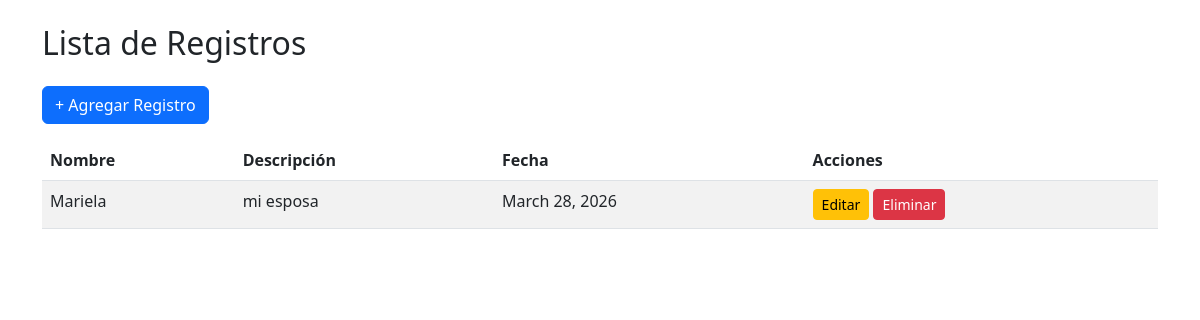
Before: / (signed in) with the older database file.
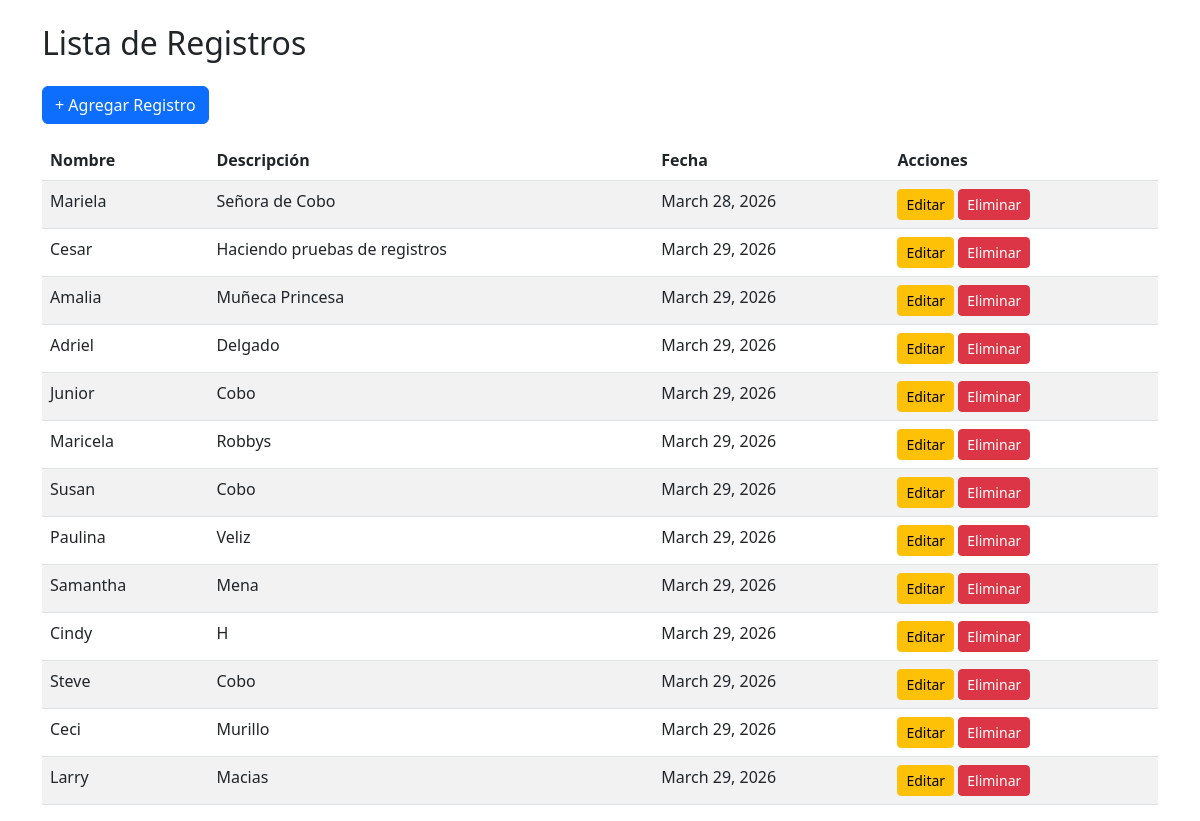
After: the same page with the newer database file.
### registros/models.py (models this page shows, shortened)
class Registro(models.Model):
    nombre = models.CharField(max_length=100)
    descripcion = models.TextField()
    fecha = models.DateField(auto_now_add=True)

### registros/views.py (the view)
# urls.py: path('', views.lista, name='lista'),
@login_required
def lista(request):
    registros = Registro.objects.all()
    return render(request, 'registros/lista.html', {'registros': registros})

### registros/templates/registros/lista.html (shortened to what this page needs)
{% extends "registros/base.html" %}
{% block contenido %}
<h2 class="mb-4">Lista de Registros</h2>
<a href="{% url 'agregar' %}" class="btn btn-primary mb-3">+ Agregar Registro</a>
<table id="tabla" class="table table-striped">
    <thead>
        <tr>
            <th>Nombre</th>
            <th>Descripción</th>
            <th>Fecha</th>
            <th>Acciones</th>
        </tr>
    </thead>
    <tbody>
        {% for registro in registros %}
        <tr>
            <td>{{ registro.nombre }}</td>
            <td>{{ registro.descripcion }}</td>
            <td>{{ registro.fecha }}</td>
            <td>
    <a href="{% url 'editar' registro.id %}" class="btn btn-warning btn-sm">Editar</a>
    <a href="{% url 'eliminar' registro.id %}" class="btn btn-danger btn-sm">Eliminar</a>
</td>
        </tr>
        {% endfor %}
    </tbody>
</table>
{% endblock %}

### registros/templates/registros/base.html (shortened to what this page needs)
<!DOCTYPE html>
<html lang="es">
<head>
    <link rel="stylesheet" href="https://cdn.jsdelivr.net/npm/bootstrap@5.3.0/dist/css/bootstrap.min.css">
    <link rel="stylesheet" href="https://cdn.datatables.net/1.13.6/css/dataTables.bootstrap5.min.css">
</head>
<body>
<div class="container mt-4">
    {% block contenido %}
    {% endblock %}
</div>
</body>
</html>

Changed rows visible on the page:
changed Registro "Mariela": descripcion "mi esposa" → "Señora de Cobo"
added Registro: nombre "Cesar", descripcion "Haciendo pruebas de registros", fecha "March 29, 2026"
added Registro: nombre "Amalia", descripcion "Muñeca Princesa", fecha "March 29, 2026"
added Registro: nombre "Adriel", descripcion "Delgado", fecha "March 29, 2026"
added Registro: nombre "Junior", descripcion "Cobo", fecha "March 29, 2026"
added Registro: nombre "Maricela", descripcion "Robbys", fecha "March 29, 2026"
added Registro: nombre "Susan", descripcion "Cobo", fecha "March 29, 2026"
added Registro: nombre "Paulina", descripcion "Veliz", fecha "March 29, 2026"
added Registro: nombre "Samantha", descripcion "Mena", fecha "March 29, 2026"
added Registro: nombre "Cindy", descripcion "H", fecha "March 29, 2026"
added Registro: nombre "Steve", descripcion "Cobo", fecha "March 29, 2026"
added Registro: nombre "Ceci", descripcion "Murillo", fecha "March 29, 2026"
added Registro: nombre "Larry", descripcion "Macias", fecha "March 29, 2026"
